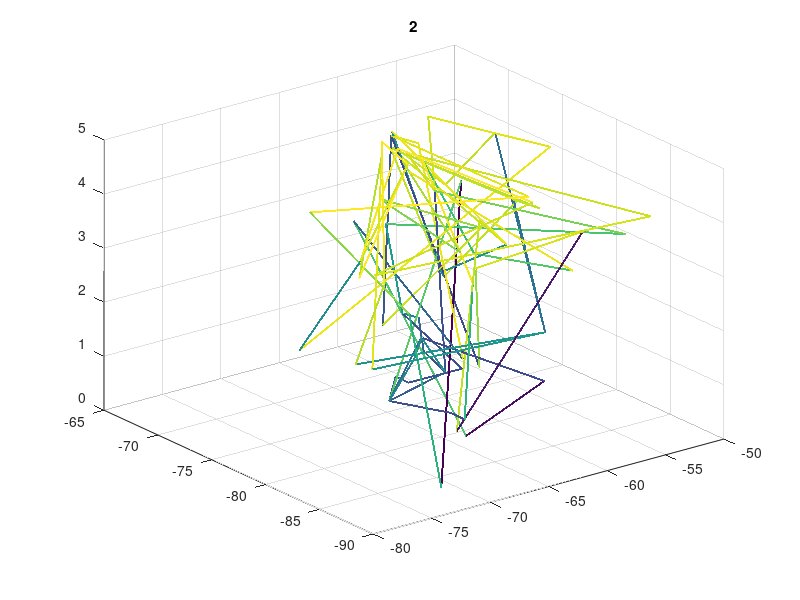
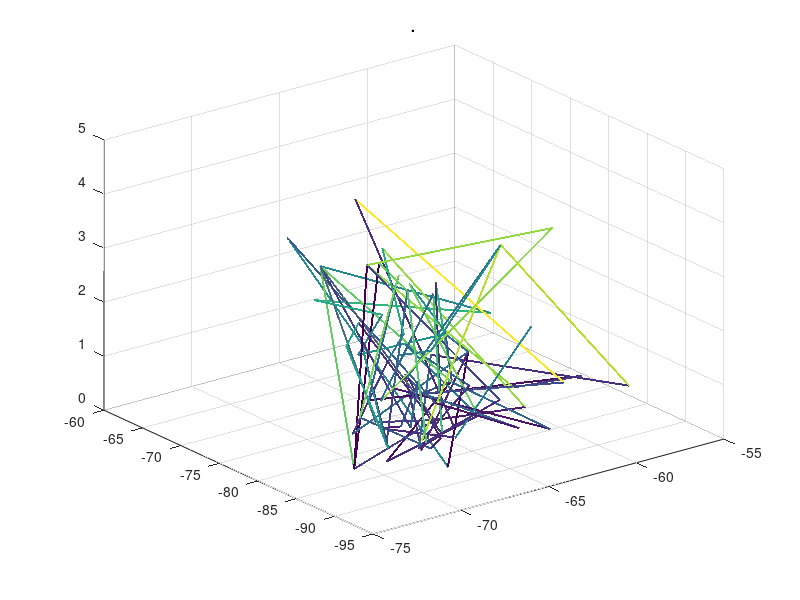
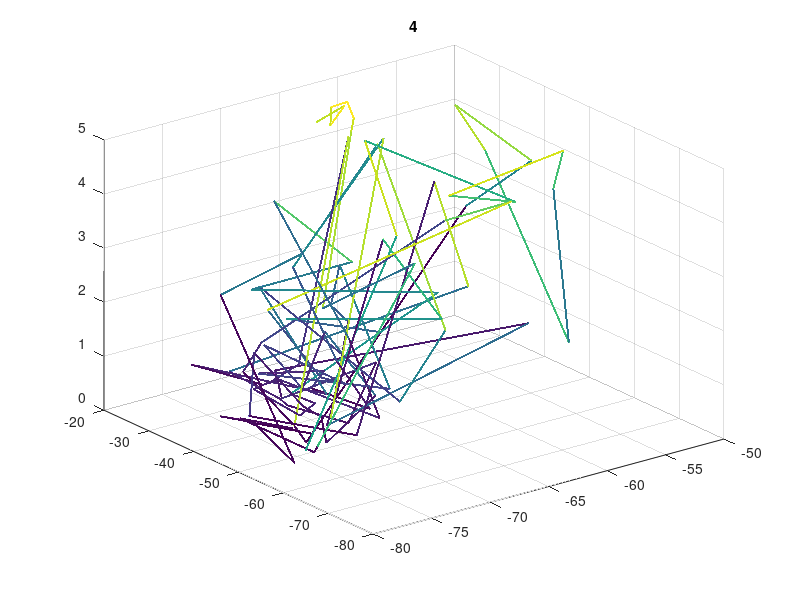
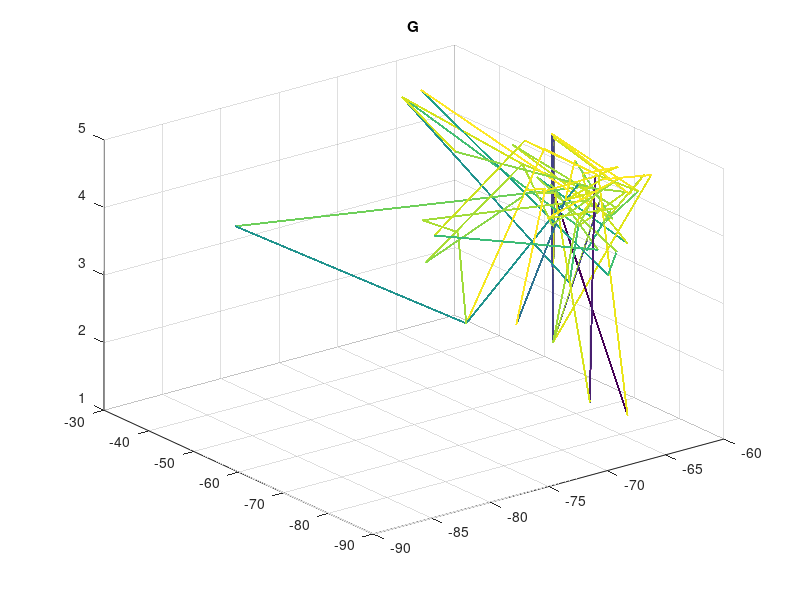

The MATLAB script that drew these images, in order:


%%Input file format: 
% GPS time, Board Time, RX velocity, TX Velocity, RX Latitude, RX
% Longitude, TX latitude, TX longtitude, 4 RSSI(2.4,5.2,450,900), 4 Tpt, 4
% Delay, 4 Activity Level,4 SA data
% 

% Input data should be named as vncdata;

% Output data is tpt accuracy and delay accuracy
% Each metric has 5 value, means input 1 band RSSI for 4 bands, then input
% all four band rssi

clear all
close all

load 3d_data.mat; %%Measured data
bands=['2.4G','5.2G','450M','900M'];
%Generate 3D plot
for i=0:3
    figure
    a=meshgrid(vncdata(:,9+i));
    b=meshgrid(vncdata(:,25+i));
    c=meshgrid(vncdata(:,13+i));
    mesh(a,b,c);
    title(bands(i+1));
end



% [m,n]=size(vncdata);
% for i=1:(m-1)
% x=vncdata(i,21);%RSSI
% 
% 
% y=vncdata(i,13);%TPT
% 
% z = [vncdata(i,13)];
% plot(x,y,'*')
% hold on;
% end